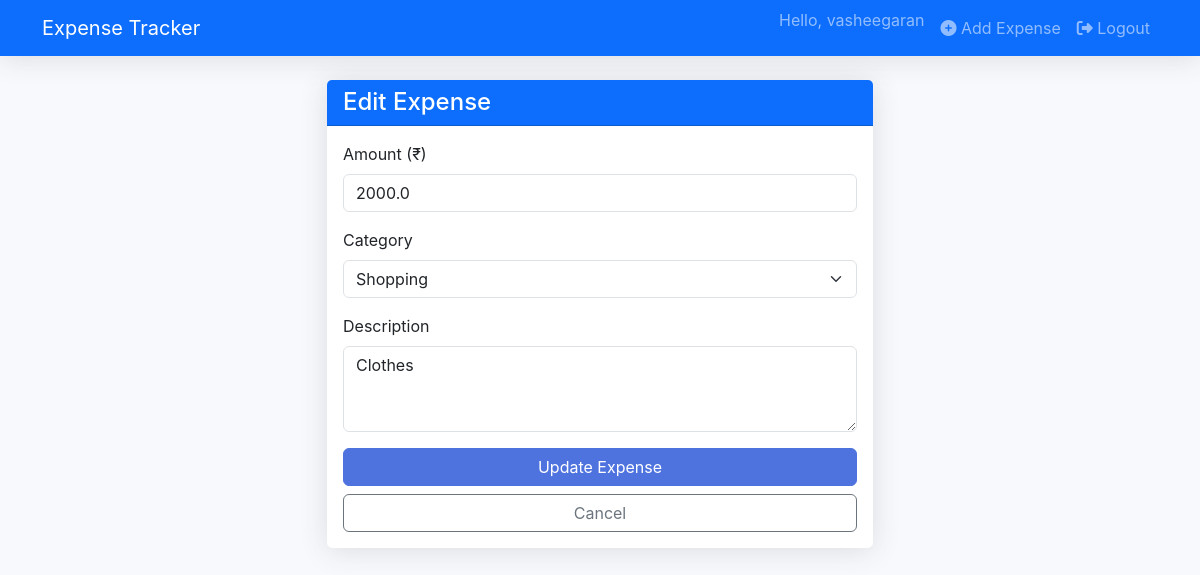
Page /edit/1 (signed in) on the committed database.
### app.py (models this page shows)
class User(db.Model, UserMixin):
    id = db.Column(db.Integer, primary_key=True)
    username = db.Column(db.String(80), unique=True, nullable=False)
    email = db.Column(db.String(120), unique=True, nullable=False)
    password = db.Column(db.String(200), nullable=False)
    expenses = db.relationship('Expense', backref='user', lazy=True)
    budgets = db.relationship('Budget', backref='user', lazy=True)

class Expense(db.Model):
    id = db.Column(db.Integer, primary_key=True)
    amount = db.Column(db.Float, nullable=False)
    category = db.Column(db.String(50), nullable=False)
    description = db.Column(db.String(200))
    date = db.Column(db.DateTime, default=datetime.utcnow)
    user_id = db.Column(db.Integer, db.ForeignKey('user.id'), nullable=False)

### app.py (the view, shortened to what this page needs)
@app.route('/edit/<int:id>', methods=['GET', 'POST'])
@login_required
def edit_expense(id):
    expense = Expense.query.get_or_404(id)
    if expense.user_id != current_user.id:
        abort(403)
    categories = ['Food', 'Transport', 'Shopping', 'Entertainment', 'Bills', 'Other']
    return render_template('expenses/add_edit.html',
                         expense=expense,
                         categories=categories,
                         title="Edit Expense")

### app.py (called while the page is built)
@login_manager.user_loader
def load_user(user_id):
    return User.query.get(int(user_id))

### templates/expenses/add_edit.html (shortened to what this page needs)
{% extends "base.html" %}
{% block content %}
<div class="row justify-content-center">
    <div class="col-md-6">
        <div class="card shadow">
            <div class="card-header bg-primary text-white">
                <h4 class="mb-0">
                    {% if expense %}Edit Expense{% else %}Add New Expense{% endif %}
                </h4>
            </div>
            <div class="card-body">
                <form method="POST"
                      action="{% if expense %}{{ url_for('edit_expense', id=expense.id) }}{% else %}{{ url_for('add_expense') }}{% endif %}">
                    <div class="mb-3">
                        <label for="amount" class="form-label">Amount (₹)</label>
                        <input type="number" step="0.01" class="form-control" id="amount"
                               name="amount" value="{{ expense.amount if expense else '' }}"
                               required min="0.01">
                    </div>
                    <div class="mb-3">
                        <label for="category" class="form-label">Category</label>
                        <select class="form-select" id="category" name="category" required>
                            {% for category in categories %}
                            <option value="{{ category }}"
                                {% if expense and expense.category == category %}selected{% endif %}>
                                {{ category }}
                            </option>
                            {% endfor %}
                        </select>
                    </div>
                    <div class="mb-3">
                        <label for="description" class="form-label">Description</label>
                        <textarea class="form-control" id="description" name="description"
                                  rows="3">{{ expense.description if expense else '' }}</textarea>
                    </div>
                    <button type="submit" class="btn btn-primary w-100">
                        {% if expense %}Update Expense{% else %}Add Expense{% endif %}
                    </button>
                    <a href="{{ url_for('index') }}" class="btn btn-outline-secondary w-100 mt-2">
                        Cancel
                    </a>
                </form>
            </div>
        </div>
    </div>
</div>
{% endblock %}

### templates/base.html (shortened to what this page needs)
<!DOCTYPE html>
<html lang="en">
<head>
    <link href="https://cdn.jsdelivr.net/npm/bootstrap@5.3.2/dist/css/bootstrap.min.css" rel="stylesheet">
    <link rel="stylesheet" href="https://cdnjs.cloudflare.com/ajax/libs/font-awesome/6.4.2/css/all.min.css">
    <link rel="stylesheet" href="{{ url_for('static', filename='css/style.css') }}">
</head>
<body>
    <nav class="navbar navbar-expand-lg navbar-dark bg-primary">
        <div class="container">
            <a class="navbar-brand" href="{{ url_for('index') }}">Expense Tracker</a>
            <div class="collapse navbar-collapse" id="navbarNav">
                <ul class="navbar-nav ms-auto">
                    {% if current_user.is_authenticated %}
                    <li class="nav-item">
                        <span class="navbar-text me-2">Hello, {{ current_user.username }}</span>
                    </li>
                    <li class="nav-item">
                        <a class="nav-link" href="{{ url_for('add_expense') }}">
                            <i class="fas fa-plus-circle"></i> Add Expense
                        </a>
                    </li>
                    <li class="nav-item">
                        <a class="nav-link" href="{{ url_for('logout') }}">
                            <i class="fas fa-sign-out-alt"></i> Logout
                        </a>
                    </li>
                    {% endif %}
                </ul>
            </div>
        </div>
    </nav>
    <div class="container mt-4">
        {% block content %}{% endblock %}
    </div>
</body>
</html>

### static/css/style.css (style rules this page uses)
body { background-color: #f8f9fc; font-family: 'Nunito', -apple-system, BlinkMacSystemFont, 'Segoe UI', Roboto, 'Helvetica Neue', Arial, sans-serif; min-height: 100vh; }
.card { border: none; border-radius: 0.35rem; box-shadow: 0 0.15rem 1.75rem 0 rgba(58, 59, 69, 0.15); }
.card-header { font-weight: 600; }
.btn-primary { background-color: #4e73df; border-color: #4e73df; }
.shadow { box-shadow: 0 0.15rem 1.75rem 0 rgba(58, 59, 69, 0.15) !important; }
.navbar { box-shadow: 0 0.15rem 1.75rem 0 rgba(58, 59, 69, 0.15); }

### rows in the picture
User: username "vasheegaran"
Expense: amount "2000.0", category "Shopping", description "Clothes"
